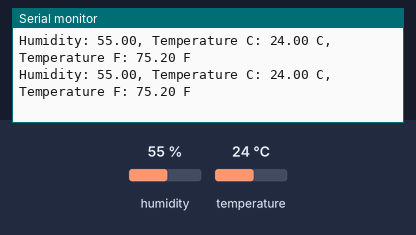
A sketch run on a simulated Arduino Uno, built with avr-gcc and run on an emulated ATmega328P. Parts: the last lines printed to the serial monitor. The test bench sets the inputs (shaded band); at power-on: humidity 55 %, temperature 24 °C.

Above: at 1.7 s.
1.8 s: humidity set to 22 %
At 4.3 s:
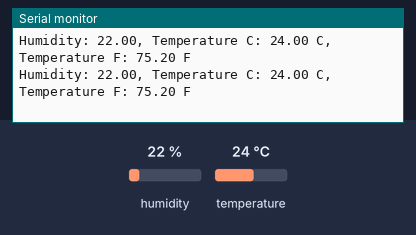
4.5 s: temperature set to 12 °C
At 5.9 s:
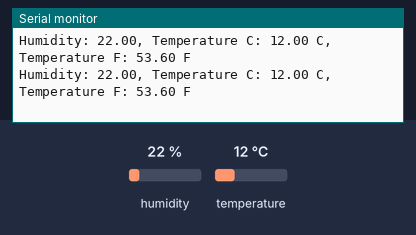
7.2 s: humidity set to 40 %
At 8.4 s:
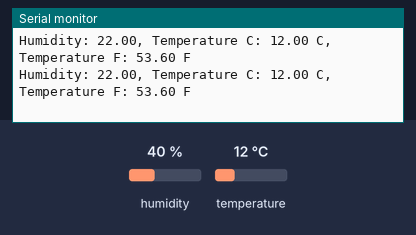
Timing chart, 0 to 10.2 s (numbered marks = the images above; inputs shaded):
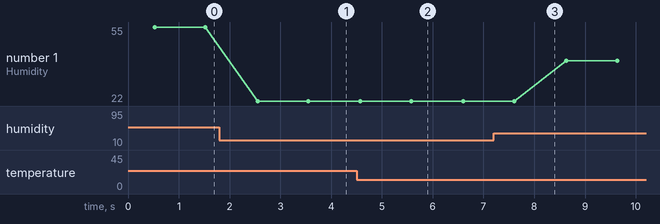

Measured:
- after the input at 1.8 s, the serial monitor: prints a new line after 0.75 s (image 1)
- after the input at 4.5 s, the serial monitor: prints a new line after 0.08 s (image 2)
- plotted number 1: 55 → 22 after the input at 1.8 s, 22 → 40 after the input at 7.2 s

The sketch:

Tutorial_50_Temperature_and_Humidity_Sensor_DHT11.ino
```cpp
// DHT11 Temperature & Humidity Sensor

#include <DHT.h>
#define Type DHT11 //set a constant - variable that never changes
// DHT11 is the sensor that we are using

int sense_pin = 2;
DHT HT(sense_pin, Type);
float humidity;
float temp_c;
float temp_f;

float set_time = 500;
int dt = 1000;

void setup() {
  // put your setup code here, to run once:
  Serial.begin(9600);
  HT.begin();
  delay(set_time);
}

void loop() {
  // put your main code here, to run repeatedly:
  humidity = HT.readHumidity();
  temp_c = HT.readTemperature(); // gets temperature in celsius
  temp_f = HT.readTemperature(true); //gets temperature in fahrenheit

  Serial.print("Humidity: ");
  Serial.print(humidity);
  Serial.print(", Temperature C: " );
  Serial.print(temp_c);
  Serial.print(" C, Temperature F: ");
  Serial.print(temp_f);
  Serial.println(" F ");

  delay(dt);
}
```
